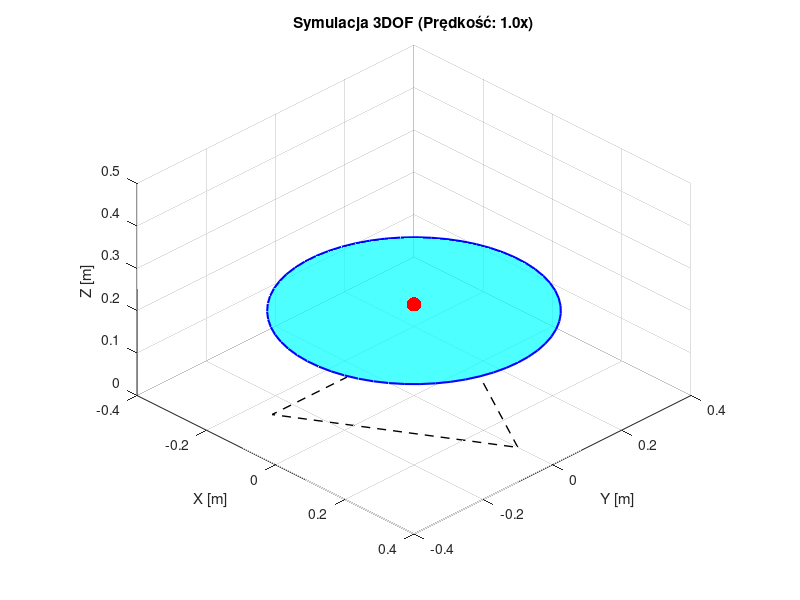

This chart was generated by the following MATLAB code: (Note: this script raises an error after producing the figure.)
clear; clc; close all;

out_dir = 'wizualizacja_dane';
if ~exist(out_dir, 'dir')
    mkdir(out_dir);
end

SPEED_FACTOR = 1.0;   
ANIMATION_ON = true; 

g = 9.81;
C_g = (5/7) * g; 
R_plate = 0.3;  
H_base = 0.20;  
R_ball = 0.015;

A = [0 1 0 0; 
     0 0 C_g 0; 
     0 0 0 1; 
     0 0 0 0];
B = [0; 0; 0; 1];

Q = diag([500, 20, 10, 0.1]); 
R = 1;
K = care(A, B, Q, R);

angles = [0; 2*pi/3; 4*pi/3]; 
J_inv = [ -R_plate*sin(angles(1)), R_plate*cos(angles(1)), 1;
          -R_plate*sin(angles(2)), R_plate*cos(angles(2)), 1;
          -R_plate*sin(angles(3)), R_plate*cos(angles(3)), 1 ];

if ANIMATION_ON
    fig_anim = figure('Name', 'Wizualizacja 3DoF', 'Color', 'white', 'Position', [50 50 800 600]);
    view(45, 30); axis equal; grid on; hold on;
    xlim([-0.4 0.4]); ylim([-0.4 0.4]); zlim([0 0.5]);
    xlabel('X [m]'); ylabel('Y [m]'); zlabel('Z [m]');
    
    theta_circ = linspace(0, 2*pi, 60); 
    p_circ_x = R_plate * cos(theta_circ);
    p_circ_y = R_plate * sin(theta_circ);
    p_circ_z = zeros(size(p_circ_x)) + H_base;
    
    h_plate = patch(p_circ_x, p_circ_y, p_circ_z, 'c', 'FaceAlpha', 0.7, 'EdgeColor', 'b', 'LineWidth', 1.5);
    
    base_x = R_plate * cos(angles); 
    base_y = R_plate * sin(angles);
    plot3([base_x; base_x(1)], [base_y; base_y(1)], zeros(4,1), 'k--', 'LineWidth', 1); 
    
    h_legs = plot3(nan, nan, nan, 'k-', 'LineWidth', 3); 
    
    [sx, sy, sz] = sphere(12);
    h_ball_surf = surface(sx*R_ball, sy*R_ball, sz*R_ball + H_base + R_ball, ...
                          'FaceColor', 'r', 'EdgeColor', 'none');
                     
    h_title = title(sprintf('Symulacja 3DOF (Prędkość: %.1fx)', SPEED_FACTOR));
end

dt = 0.01;
T_sim = 6.0;
time = 0:dt:T_sim;

state_x = [0.12; 0.0; 0; 0];
state_y = [-0.10; 0.0; 0; 0];
state_z = 0; 

hist_x = []; 
hist_y = []; 
hist_h = [];
hist_alpha = [];
hist_beta = [];

for t_idx = 1:length(time)
    u_x = -K * state_x;
    u_y = -K * state_y;
    
    dx = A * state_x + B .* u_x;
    dy = A * state_y + B .* u_y;
    state_x = state_x + dx * dt;
    state_y = state_y + dy * dt;
    
    lim = deg2rad(12);
    curr_alpha = max(min(state_x(3), lim), -lim);
    curr_beta  = max(min(state_y(3), lim), -lim);
    
    pose = [curr_alpha; curr_beta; state_z];
    motor_h = J_inv * pose; 
    
    hist_x = [hist_x, state_x(1)];
    hist_y = [hist_y, state_y(1)];
    hist_h = [hist_h, motor_h];
    hist_alpha = [hist_alpha, curr_alpha];
    hist_beta = [hist_beta, curr_beta];
    
    if ANIMATION_ON
        if ~isvalid(fig_anim), break; end 
        
        new_plate_z = H_base + state_z - p_circ_y * curr_alpha + p_circ_x * curr_beta;
        set(h_plate, 'ZData', new_plate_z);
        attach_z = H_base + motor_h;
        
        lx = [base_x(1) base_x(1) NaN base_x(2) base_x(2) NaN base_x(3) base_x(3)];
        ly = [base_y(1) base_y(1) NaN base_y(2) base_y(2) NaN base_y(3) base_y(3)];
        lz = [0 attach_z(1) NaN 0 attach_z(2) NaN 0 attach_z(3)];
        set(h_legs, 'XData', lx, 'YData', ly, 'ZData', lz);
        
        ball_z = H_base + state_z - state_x(1)*curr_alpha + state_y(1)*curr_beta + R_ball;
        set(h_ball_surf, 'XData', sx*R_ball + state_x(1), ...
                         'YData', sy*R_ball + state_y(1), ...
                         'ZData', sz*R_ball + ball_z);
                     
        drawnow limitrate;
        pause(dt / SPEED_FACTOR);
        
        if sqrt(state_x(1)^2 + state_y(1)^2) > R_plate
            set(h_title, 'String', 'PIŁKA SPADŁA Z PŁYTY!', 'Color', 'r');
            pause(1);
            break;
        end
    end
end

if ~isempty(hist_x)
    sim_time = time(1:length(hist_x))';
    v_x = hist_x';
    v_y = hist_y';
    v_alpha = hist_alpha';
    v_beta = hist_beta';
    v_h1 = hist_h(1,:)';
    v_h2 = hist_h(2,:)';
    v_h3 = hist_h(3,:)';
    
    data_table = table(sim_time, v_x, v_y, v_alpha, v_beta, v_h1, v_h2, v_h3, ...
        'VariableNames', {'Czas', 'Pozycja_X', 'Pozycja_Y', 'Kat_Alpha', 'Kat_Beta', 'Silownik_1', 'Silownik_2', 'Silownik_3'});
    
    writetable(data_table, fullfile(out_dir, 'symulacja_3dof_dane.csv'));
end

info_x = calc_metrics(hist_x, time(1:length(hist_x)));
info_y = calc_metrics(hist_y, time(1:length(hist_x)));

figure('Name', 'Analiza 3DoF', 'Color', 'white', 'Position', [900 100 900 600]);
sgtitle('Wyniki symulacji układu 3DoF (Ball & Plate)', 'FontSize', 14, 'FontWeight', 'bold');

subplot(2, 2, [1 3]);
plot(0, 0, 'rx', 'MarkerSize', 10, 'LineWidth', 2); hold on;
plot(hist_x(1), hist_y(1), 'go', 'MarkerSize', 6, 'LineWidth', 2);
plot(hist_x, hist_y, 'b-', 'LineWidth', 2);
theta_d = linspace(0, 2*pi, 100);
plot(R_plate*cos(theta_d), R_plate*sin(theta_d), 'k--', 'LineWidth', 1.2);
title('Trajektoria piłki na płycie XY'); xlabel('X [m]'); ylabel('Y [m]'); 
legend('Cel', 'Start', 'Trajektoria', 'Krawędź płyty', 'Location', 'best');
axis equal; grid on; xlim([-0.35 0.35]); ylim([-0.35 0.35]);

subplot(2, 2, 2);
plot(time(1:length(hist_x)), hist_x, 'b', 'LineWidth', 1.5); hold on; 
plot(time(1:length(hist_x)), hist_y, 'g', 'LineWidth', 1.5);
title('Współrzędne pozycji piłki'); xlabel('Czas [s]'); ylabel('Pozycja [m]'); 
legend('X(t)', 'Y(t)', 'Location', 'best'); grid on;

subplot(2, 2, 4);
plot(time(1:length(hist_x)), hist_h(1,:)*1000, 'r', 'LineWidth', 1.2); hold on;
plot(time(1:length(hist_x)), hist_h(2,:)*1000, 'g', 'LineWidth', 1.2); 
plot(time(1:length(hist_x)), hist_h(3,:)*1000, 'b', 'LineWidth', 1.2);
title('Skok pracy siłowników (3 ramiona)'); xlabel('Czas [s]'); ylabel('\Delta h [mm]'); 
legend('Siłownik 1', 'Siłownik 2', 'Siłownik 3', 'Location', 'best'); grid on;

function info = calc_metrics(signal, t)
    dt = t(2) - t(1);
    r0 = abs(signal(1));
    if r0 < 1e-4, r0 = 1e-4; end
    threshold = max(0.001, 0.05 * r0);
    idx = find(abs(signal) > threshold, 1, 'last');
    if isempty(idx), info.Ts = 0; else, info.Ts = t(idx); end
    info.Ess = abs(signal(end));
    info.IAE = sum(abs(signal)) * dt;
end
